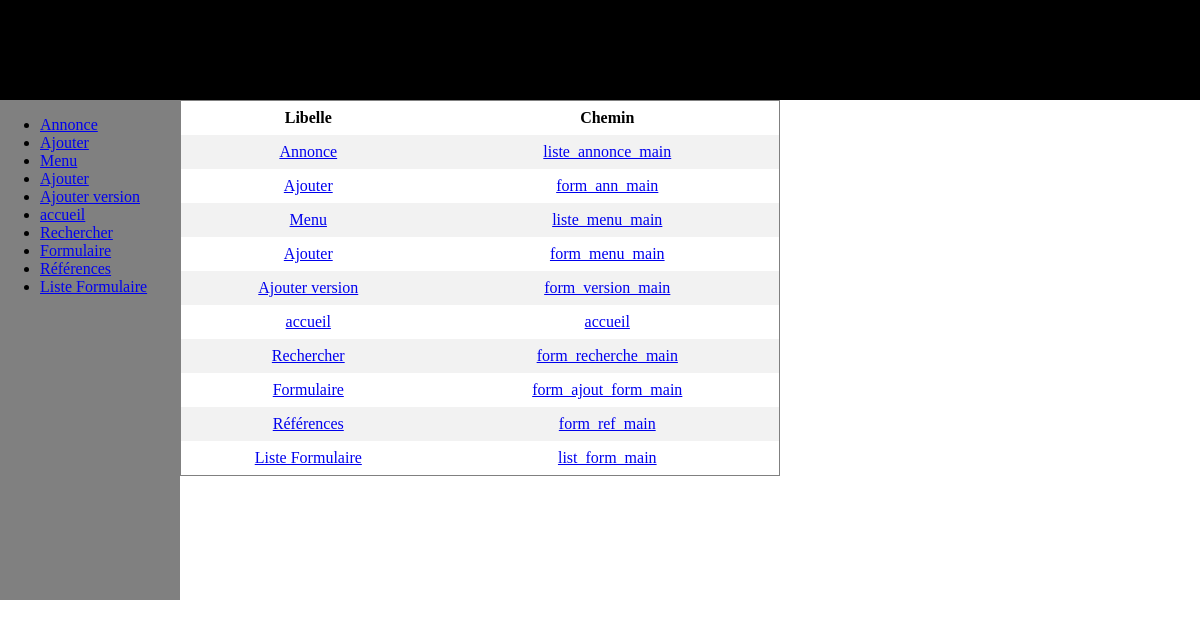
/liste_menu_main.php, run on the app's committed database.
### tables this page shows
CREATE TABLE IF NOT EXISTS `_meta_menu` (
`id` int(11) NOT NULL,
  `libelle` varchar(20) DEFAULT NULL,
  `chemin` varchar(400) DEFAULT NULL,
  `id_parent` int(11) NOT NULL
);

### corps.php (called while the page is built)
<?php
include("banniere.php");
include("menu.php");
?>

### liste_menu_main.php (called while the page is built)
<?php
include("corps.php");
include("liste_menu_view.php");
?>

### class/connexion.class.php (called while the page is built, shortened)
<?php
class connexion{
	private  $pdo;
	public function getPDO()
	{
		if($this->pdo ===null){
			$pdo = new PDO('mysql:dbname=mb554950;host=127.0.0.1', 'root', 'root');
			$pdo->setAttribute(PDO::ATTR_ERRMODE, PDO::ERRMODE_EXCEPTION);
			$this->pdo = $pdo;
		}
		return $this->pdo;
	}
	public function query($statement){
		$req = $this->getPDO()->query($statement);
		$data = $req->fetchAll(PDO::FETCH_CLASS);
		return $data;
	}
}
?>

### liste_menu_view.php (the view)
<?php
$select = "SELECT * FROM _META_MENU;";
$bdd = new connexion();
$rep = $bdd->query($select);
echo "<table>
<tr>
<th>Libelle</th>
<th>Chemin</th>
</tr>";
for($i=0; $i<sizeof($rep); $i++){
	echo "<tr>";
	echo "<td><a href='form_menu_main.php?idMenu=".$rep[$i]->id."'>".$rep[$i]->libelle."</a></td>";
	echo "<td><a href='form_menu_main.php?idMenu=".$rep[$i]->id."'>".$rep[$i]->chemin."</a></td>";
	echo "</tr>";
}
echo "</table>";
?>

### menu.php (shortened to what this page needs)
<?php
$select = "SELECT * FROM _META_MENU;";
$bdd = new connexion();
$rep = $bdd->query($select);
?>
<html>
<head>
<link rel="stylesheet" type="text/css" href="style.css">
</head>
	<body>
		<div id="menu">
			<?php
			echo "<ul>";
			for($i=0; $i<sizeof($rep); $i++){
				echo "<li><a href='".$rep[$i]->chemin.".php'>".$rep[$i]->libelle."</a></li>";
			}
			echo "</ul>";
			?>
		</div>
	</body>
</html>

### style.css (style rules this page uses)
body { margin:0; }
#menu { float:left; width:15%; background-color:grey; height:500px; }
table { border-collapse: collapse; width: 50%; border:1px solid grey; }
th, td { text-align: center; padding: 8px; }
tr:nth-child(even) { background-color: #f2f2f2; }

### data on the page
_meta_menu: libelle "Annonce", chemin "liste_annonce_main"
_meta_menu: libelle "Ajouter", chemin "form_ann_main"
_meta_menu: libelle "Menu", chemin "liste_menu_main"
_meta_menu: libelle "Ajouter", chemin "form_menu_main"
_meta_menu: libelle "Ajouter version", chemin "form_version_main"
_meta_menu: libelle "accueil", chemin "accueil"
_meta_menu: libelle "Rechercher", chemin "form_recherche_main"
_meta_menu: libelle "Formulaire", chemin "form_ajout_form_main"
_meta_menu: libelle "Références", chemin "form_ref_main"
_meta_menu: libelle "Liste Formulaire", chemin "list_form_main"
